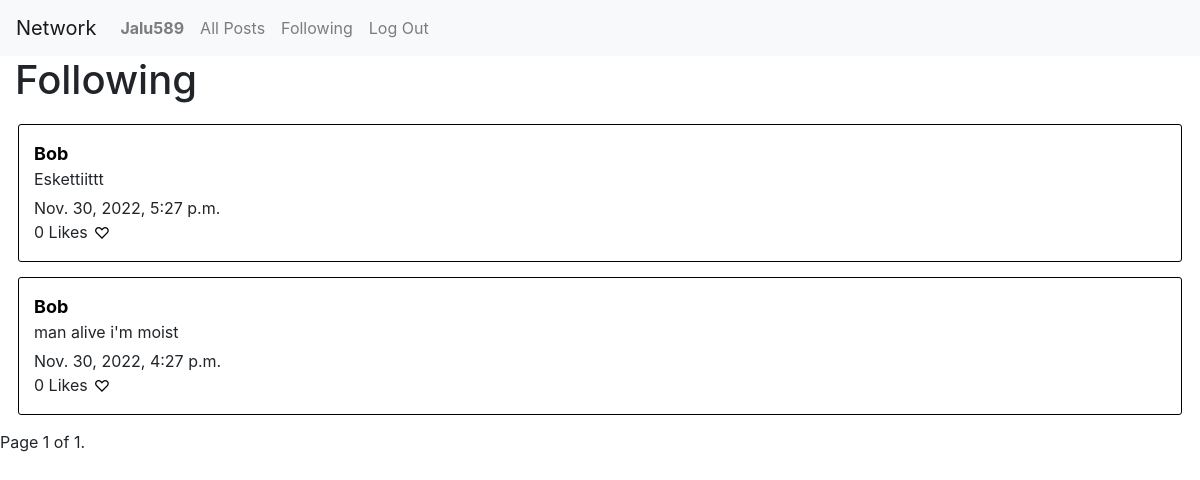
Page /following (signed in) on the earlier database version.
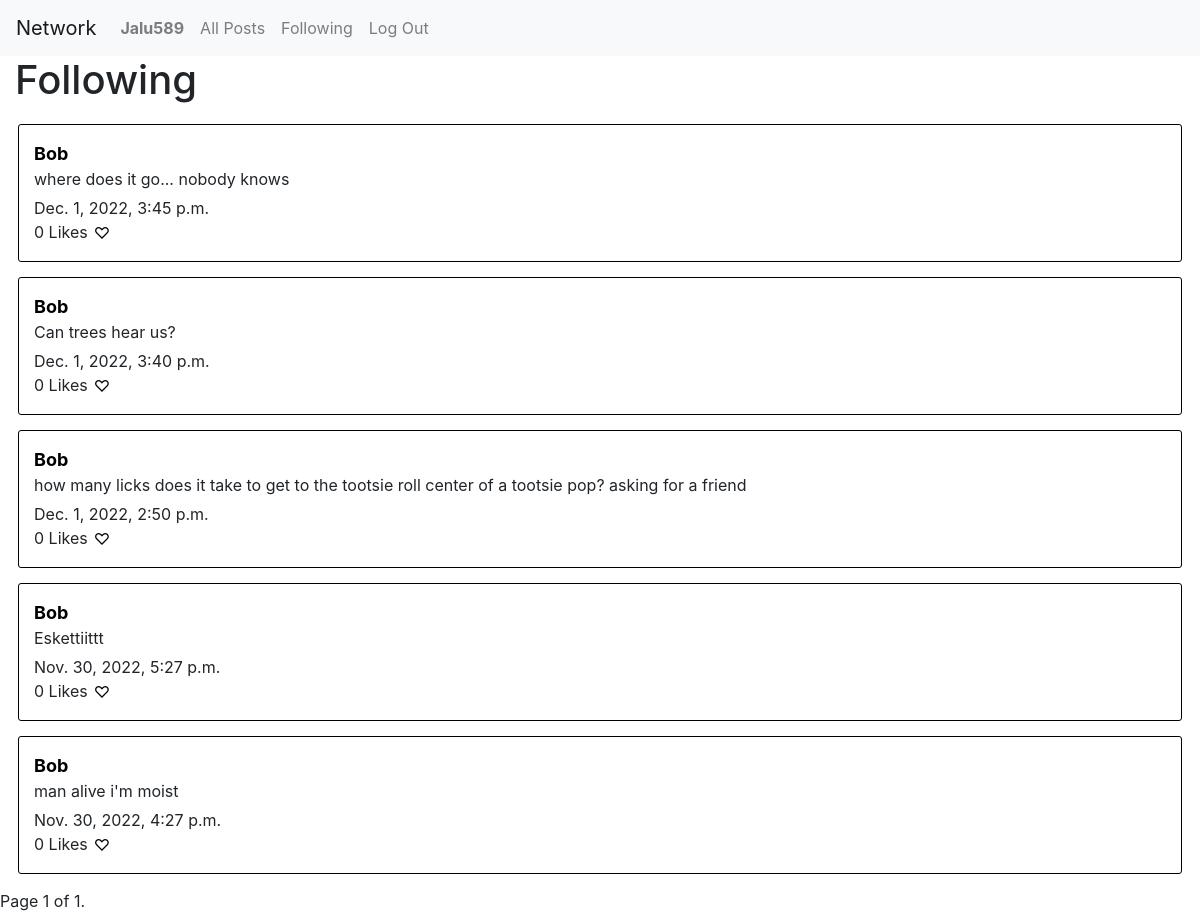
Same page on the later database version.
### network/models.py (models this page shows, shortened)
class User(AbstractUser):
    pass

class Post(models.Model):
    content = models.TextField(blank=False)
    poster = models.ForeignKey("User", on_delete=models.CASCADE, related_name="posts")
    like_count = models.IntegerField(default=0)
    timestamp = models.DateTimeField("Time posted", auto_now_add=True)
    likers =  models.ManyToManyField(User, blank=True, related_name="liked")

### network/views.py (the view)
# urls.py: path('following', views.following, name="following"),
@login_required
def following(request):
    user = request.user
    follows = Follow.objects.filter(follower=user)
    following_posts = []
    for follow in follows:
        posts = Post.objects.filter(poster=follow.followee)
        for post in posts:
            following_posts.append(post)
    following_posts = sorted(following_posts, key=lambda post: post.timestamp, reverse=True)
    paginator = Paginator(following_posts, 10)
    page_number = request.GET.get('page')
    page_obj = paginator.get_page(page_number)
    return render(request, "network/following.html", {
        "posts": page_obj
    })

### network/templates/network/following.html (shortened to what this page needs)
{% extends "network/layout.html" %}
{% load static %}
{% block body %}
<h1>Following</h1>
{% for post in posts %}
<div class="post" id="post-{{post.id}}">
    <a class="post-user" href="{% url 'user' post.poster.id %}">{{post.poster}}</a>
    <p id="content-{{post.id}}" class="post-content">{{post.content}}</p>
    <p class="timestamp">{{post.timestamp}}</p>
    <div class="post-bottom">
        <p>{{post.like_count}} Like{% if post.like_count != 1 %}s{% endif %}</p>
        {% if user.is_authenticated %}
            <button class="like-button" id="like-button-{{post.id}}" onclick="like_post({{post.id}})">{% if post in user.liked.all %}&#10084;{% else %}&#9825;{% endif %}</button>
        {% endif %}
    </div>
</div>
{% endfor %}
<div class="pagination">
    <span class="step-links">
        <span class="current">
            Page {{ posts.number }} of {{ posts.paginator.num_pages }}.
        </span>
    </span>
</div>
{% endblock %}

### network/templates/network/layout.html (shortened to what this page needs)
{% load static %}
<!DOCTYPE html>
<html lang="en">
    <head>
        <link rel="stylesheet" href="https://stackpath.bootstrapcdn.com/bootstrap/4.4.1/css/bootstrap.min.css">
        <link href="{% static 'network/styles.css' %}" rel="stylesheet">
    </head>
    <body>
        <nav class="navbar navbar-expand-lg  navbar-expand-md navbar-expand-sm navbar-light bg-light">
            <a class="navbar-brand" href="#">Network</a>
            <div>
              <ul class="navbar-nav mr-auto">
                {% if user.is_authenticated %}
                    <li class="nav-item">
                        <a class="nav-link" id="user" href="{% url 'user' user.id %}"><strong>{{ user.username }}</strong></a>
                    </li>
                {% endif %}
                <li class="nav-item">
                  <a class="nav-link" id="all" href="{% url 'index' %}">All Posts</a>
                </li>
                {% if user.is_authenticated %}
                    <li class="nav-item">
                        <a class="nav-link" id="following" href="{% url 'following' %}">Following</a>
                    </li>
                    <li class="nav-item">
                        <a class="nav-link" href="{% url 'logout' %}">Log Out</a>
                    </li>
                {% endif %}
              </ul>
            </div>
          </nav>
        <div class="body">
            {% block body %}
            {% endblock %}
        </div>
    </body>
</html>

### network/static/network/styles.css (style rules this page uses)
body { margin: 0; padding: 0; }
p { margin-top: 0px; margin-bottom: 0px; }
h1 { margin-left: 15px; margin-bottom: 20px; }
#new-post, .post { width: 97%; margin: auto; border: 0.5px solid black; border-radius: 3px; padding: 15px; margin-bottom: 15px; }
.post-user { font-size: 18px; color: black; font-weight: 700; }
.post-content { margin-bottom: 5px; max-height: 70px; overflow: hidden; }
.post-bottom { display: flex; }
.like-button { border: none; background-color: white; margin-right: 60px; }

Differences in the rows shown:
added Post: poster "Bob", content "where does it go... nobody knows", timestamp "Dec. 1, 2022, 3:45 p.m.", like_count "0"
added Post: poster "Bob", content "Can trees hear us?", timestamp "Dec. 1, 2022, 3:40 p.m.", like_count "0"
added Post: poster "Bob", content "how many licks does it take to get to the tootsie roll center of a tootsie pop? asking for a friend", timestamp "Dec. 1, 2022, 2:50 p.m.", like_count "0"
